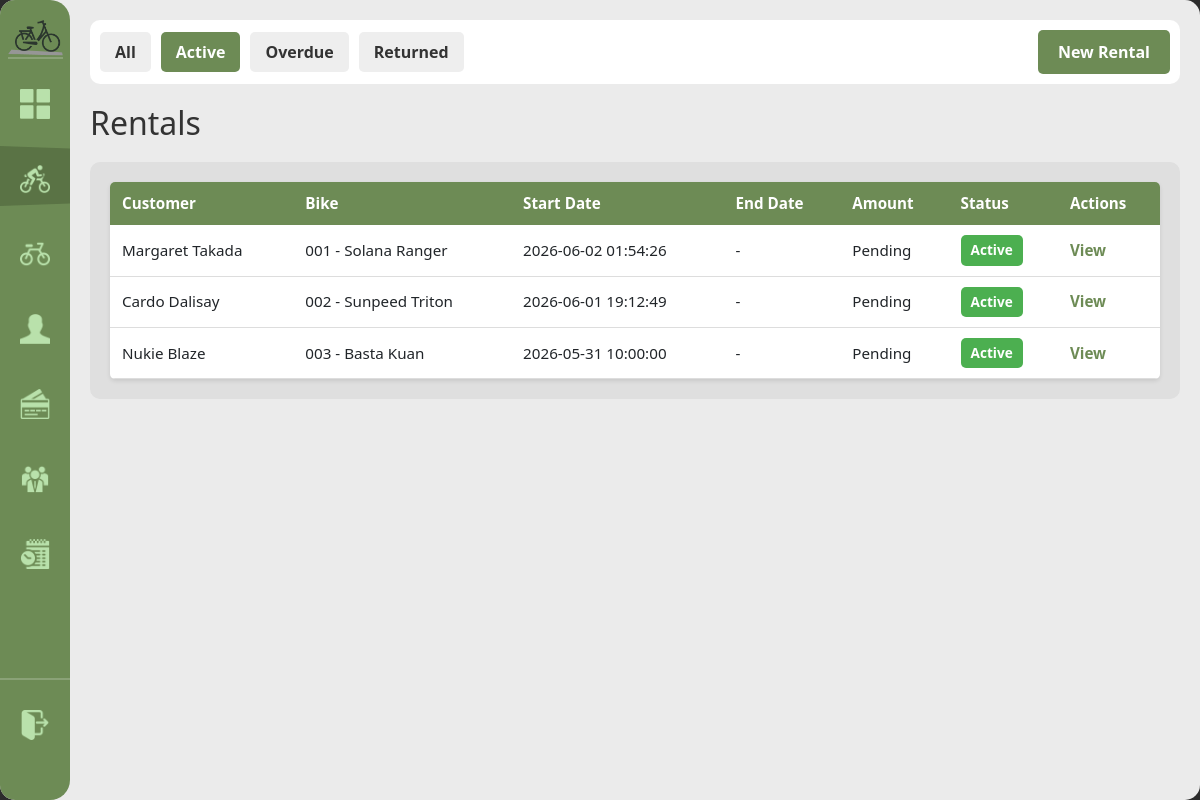
/rentals?status=active (signed in), run on an earlier commit of the app's database.
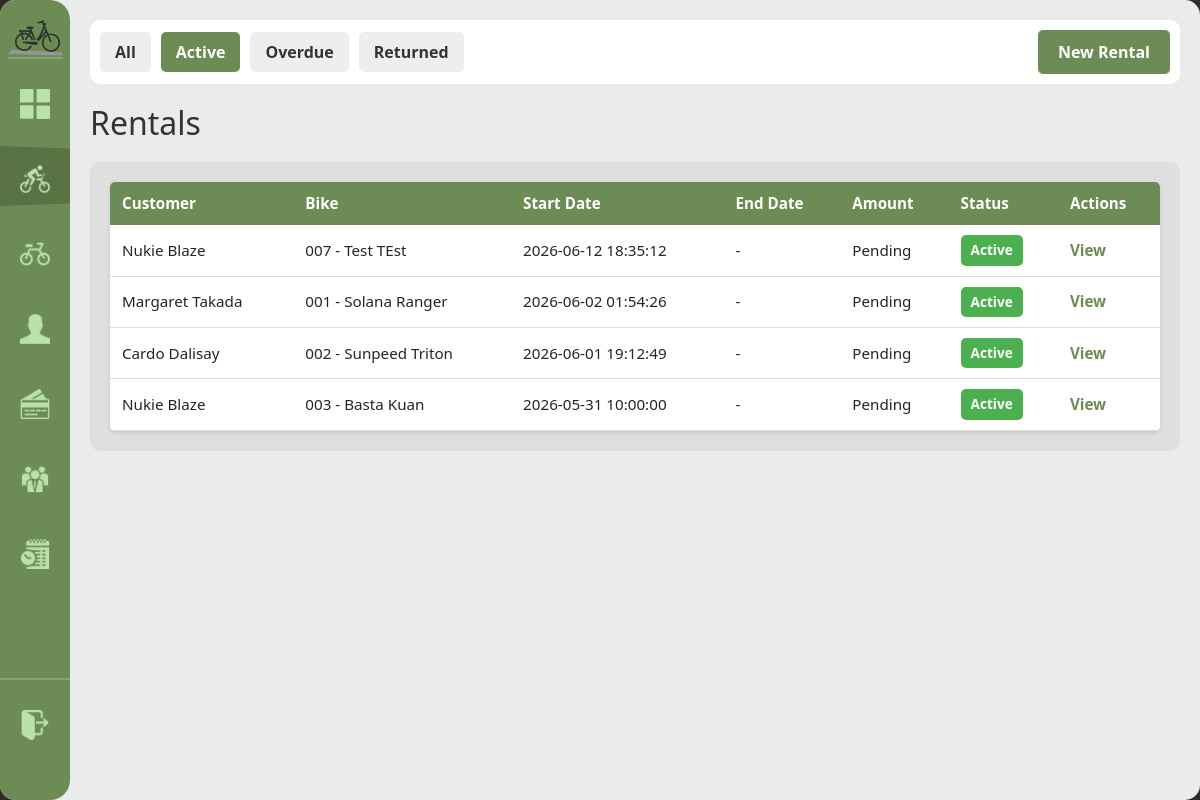
And on a later commit of the database.
### tables this page shows
CREATE TABLE rents (
            rental_id INTEGER PRIMARY KEY AUTOINCREMENT,
            customer_id INTEGER NOT NULL,
            bike_id INTEGER NOT NULL,
            staff_id INTEGER REFERENCES staff(staff_id) ON UPDATE CASCADE ON DELETE SET NULL,
            rental_start DATETIME NOT NULL DEFAULT(datetime('now','localtime')), planned_return DATETIME,
            FOREIGN KEY(customer_id) REFERENCES customer(customer_id) ON DELETE CASCADE,
            FOREIGN KEY(bike_id) REFERENCES bike(bike_id) ON DELETE CASCADE
        );

CREATE TABLE bike (
            bike_id INTEGER PRIMARY KEY AUTOINCREMENT,
            bike_code TEXT NOT NULL UNIQUE,
            brand TEXT NOT NULL, model TEXT NOT NULL,
            color TEXT NOT NULL,
            bike_rate DECIMAL(8,2) NOT NULL DEFAULT 0,
            type TEXT NOT NULL DEFAULT 'standard',
            status TEXT NOT NULL DEFAULT 'available' CHECK(status IN('available','rented','retired')),
            date_added DATE NOT NULL DEFAULT(date('now','localtime'))
        );

### handlers/rentals_routes.py (the view)
@rentals_bp.route('/rentals')
@login_required
def rentals():
    status = request.args.get('status', 'all')
    rentals_list = database.get().get_all_rentals(status)
    customers_list = database.get().get_all_customers()
    bikes = database.get().get_available_bikes()
    return render_template('rentals.html', rentals=rentals_list, filter_status=status, customers=customers_list, bikes=bikes)

### app.py (called while the page is built)
def get_sidebar_state():
    return request.cookies.get('sidebarState') == 'expanded'

@app.context_processor
def inject_sidebar_state():
    return dict(sidebar_expanded=get_sidebar_state())

@app.context_processor
def inject_current_staff():
    staff = current_staff()
    return dict(current_staff=staff, is_admin=staff and staff.get("role") == "admin")

### modules/auth.py (called while the page is built)
def login_required(view):
    @wraps(view)
    def wrapped(*args, **kwargs):
        if not session.get("staff_id"):
            return redirect(url_for("login"))
        return view(*args, **kwargs)
    return wrapped

def current_staff():
    if not session.get("staff_id"):
        return None
    return {
        "staff_id": session.get("staff_id"),
        "username": session.get("username"),
        "first_name": session.get("first_name"),
        "last_name": session.get("last_name"),
        "role": session.get("role"),
    }

### modules/database.py (called while the page is built)
def get():
    if not db: init()
    return db

    def get_available_bikes(self):
        query = "SELECT * FROM bike WHERE status = 'available' ORDER BY bike_code"
        return [dict(r) for r in self.conn.execute(query).fetchall()]

### templates/rentals.html (shortened to what this page needs)
{% extends "base.html" %}
{% block content %}
<div class="top-bar">
    <div class="filter-controls">
        <a href="{{ url_for('rentals.rentals', status='all') }}" class="filter-btn {% if filter_status == 'all' %}active{% endif %}">All</a>
        <a href="{{ url_for('rentals.rentals', status='active') }}" class="filter-btn {% if filter_status == 'active' %}active{% endif %}">Active</a>
        <a href="{{ url_for('rentals.rentals', status='overdue') }}" class="filter-btn {% if filter_status == 'overdue' %}active{% endif %}">Overdue</a>
        <a href="{{ url_for('rentals.rentals', status='returned') }}" class="filter-btn {% if filter_status == 'returned' %}active{% endif %}">Returned</a>
        <button id="new-rental-btn" class="btn-primary" style="margin-left: auto;">New Rental</button>
    </div>
</div>
<h1>Rentals</h1>
<div class="content-grid">
    <div class="scroll-table-container">
        <table>
            <thead>
                <tr>
                <th>Customer</th>
                <th>Bike</th>
                <th>Start Date</th>
                <th>End Date</th>
                <th>Amount</th>
                <th>Status</th>
                <th>Actions</th>
            </tr>
        </thead>
        <tbody>
            {% for rental in rentals %}
            <tr>
                <td>{{ rental['customer_name'] }}</td>
                <td>{{ rental['bike_code'] }} - {{ rental['brand'] }} {{ rental['model'] }}</td>
                <td>{{ rental['rental_start'] }}</td>
                <td>{{ rental['rental_end'] or '-' }}</td>
                <td>{{ 'Pending' if rental['total_amount'] is none else '₱' ~ rental['total_amount'] }}</td>
                <td><span class="status-badge status-{{ rental['status'] }}">{{ rental['status'].title() }}</span></td>
                <td><a href="{{ url_for('rentals.rental_detail', rid=rental['rental_id']) }}">View</a></td>
            </tr>
            {% endfor %}
        </tbody>
    </table>
    </div>
</div>
{% endblock %}

What changed in the data, as far as the page shows it:
added rents: customer_name "Nukie Blaze", bike_code "007", brand "Test", model "TEst", rental_start "2026-06-12 18:35:12", rental "-", total_amount "Pending", status "Active"
